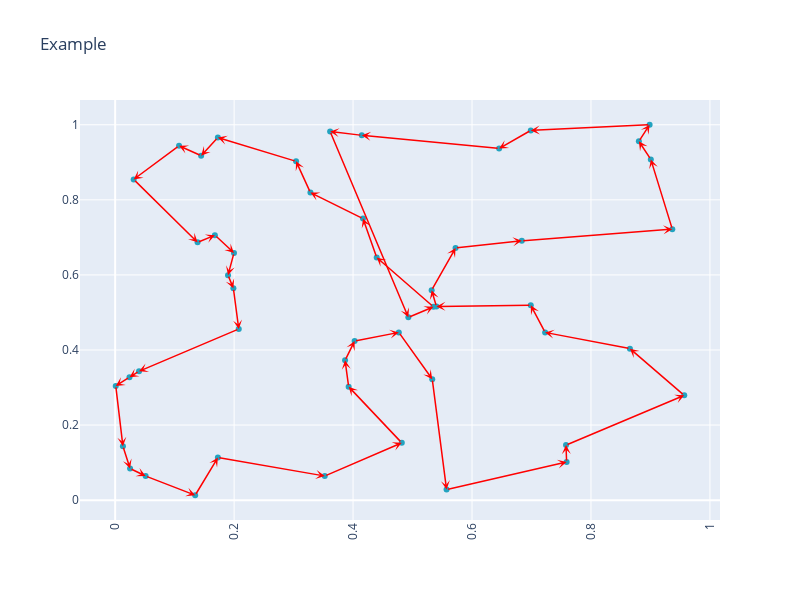
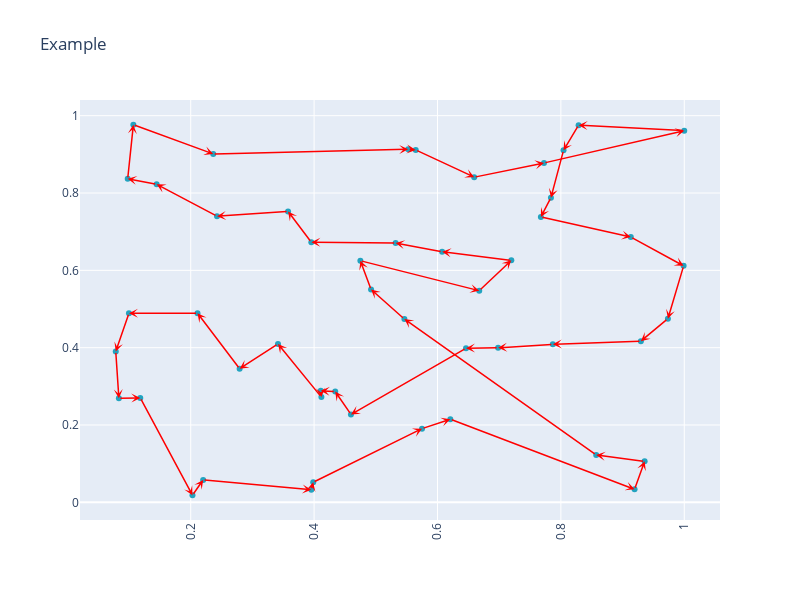
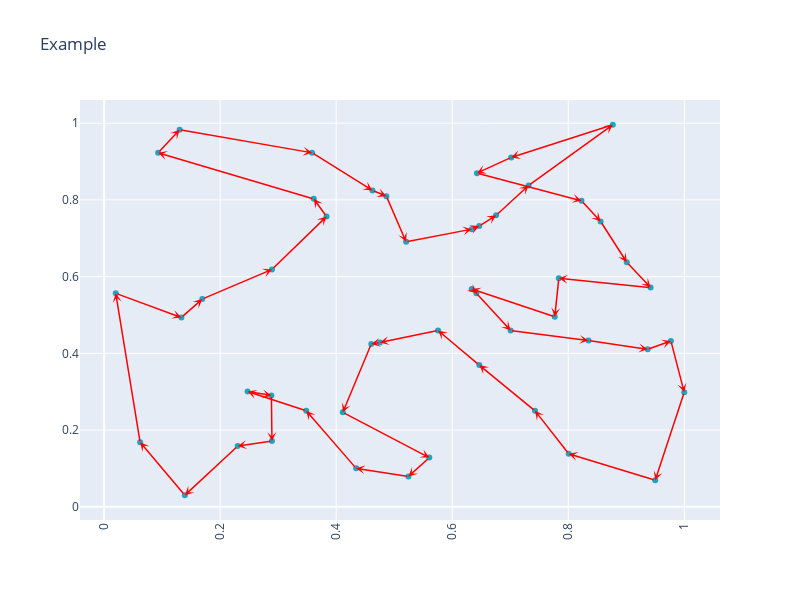
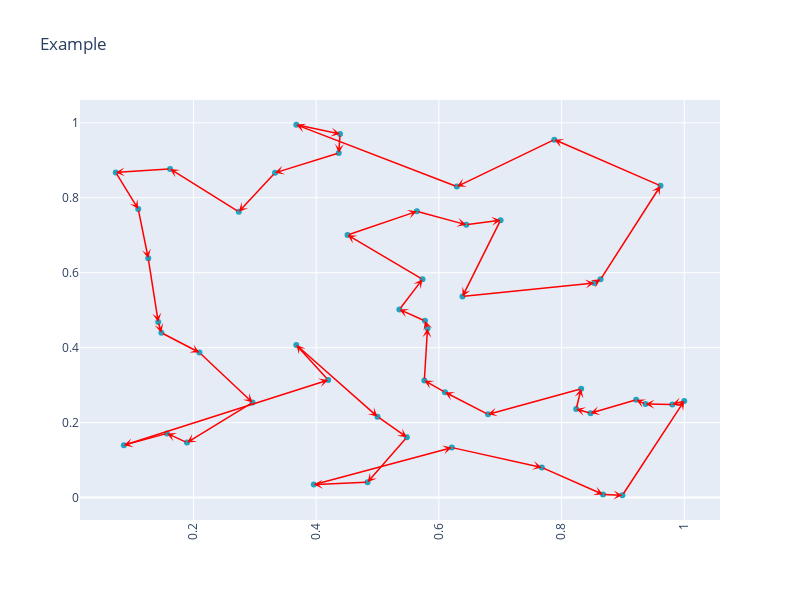

Source (notebook cell) for these figures, in order:
### Markdown cell above
# Plot

### Code cell
import pandas as pd
import plotly.graph_objects as go
from plotly.subplots import make_subplots

def get_tour_coords(tour, coords, n_nodes = 50):
    ret = np.zeros((n_nodes+1,2))
    for i, node in enumerate(tour):
        ret[i] = coords[node-1]
    return ret

def create_arrows(coords, color='red'):
    arrows = [go.layout.Annotation(dict(
                x= coords[i+1,0],
                y= coords[i+1,1],
                xref="x", yref="y",
                text="",
                showarrow=True,
                axref = "x", ayref='y',
                ax= coords[i,0],
                ay= coords[i,1],
                arrowhead = 3,
                arrowwidth=1.5,
                arrowcolor=color,)
            ) for i in range(50)]
    return arrows

for g in graphs:   #grafi per cui fare il confronto
    df = pd.DataFrame(g.coords) #coordinate del grafo
    nodes = go.Scatter(
        x=df[0],
        y=df[1],
        mode='markers',
        marker=dict(
            color='rgb(34,163,192)'
                   )
    )

    fig = make_subplots()
    fig.add_trace(nodes)
    fig['layout'].update(height = 600, width = 800, title = 'Example',xaxis=dict(tickangle=-90))

    gt_coords = get_tour_coords(g.get_sub_opt, g.coords) #ottengo un tensore 51,2 di coordinate ordinate in base al tour ottenuto
    fig.update_layout(annotations=create_arrows(gt_coords, color='red'),) #creo tutte le frecce da aggiungere al plot e le aggiungo
    #output_coords = get_tour_coords(output_tour, g.coords) #ripetere lo step però con il tour della rete
    #fig.update_layout(annotations=create_arrows(output_coords),)
    fig.show()
